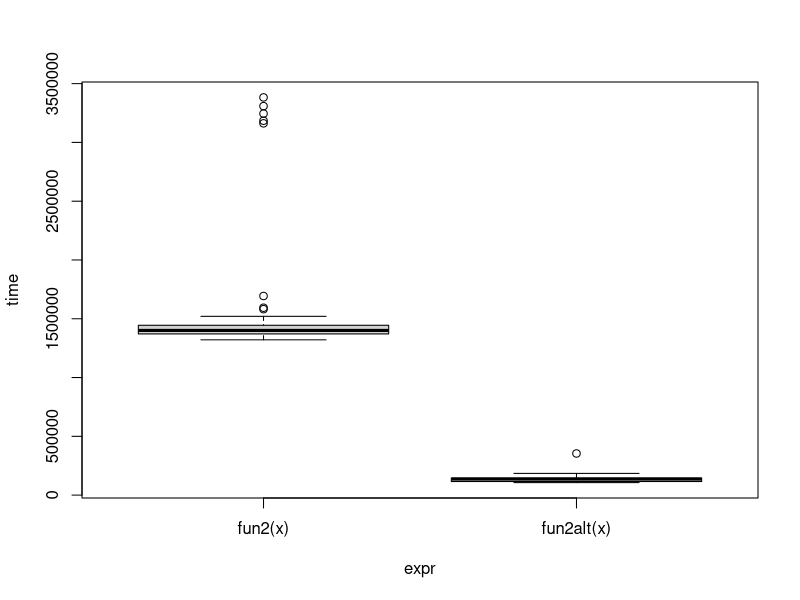
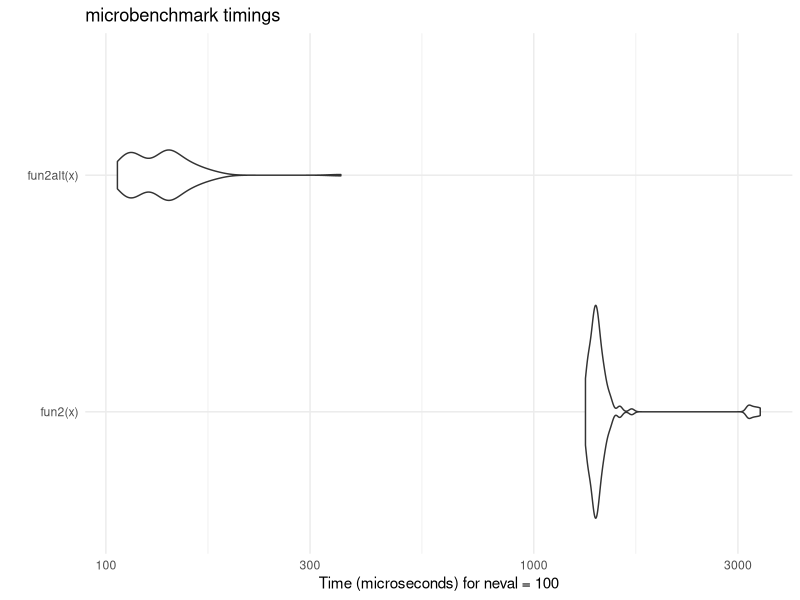

Source code (R) for these figures, in order:
## ---- chunk 1
fun1 <- function(n = 100, k = 4, lambda = 4) {
  x <- NULL
  
  for (i in 1:n)
    x <- rbind(x, rpois(k, lambda))
  
  return(x)
}

fun1alt <- function(n = 100, k = 4, lambda = 4) {
  matrix(rpois(n * k, lambda = lambda), ncol = k)
}

# Benchmarking
microbenchmark::microbenchmark(
  fun1(100),
  fun1alt(100),
  unit="ns"
)
## ---- chunk 2
# Data Generating Process (10 x 10,000 matrix)
set.seed(1234)
x <- matrix(rnorm(1e4), nrow=10)

# Find each column's max value
fun2 <- function(x) {
  apply(x, 2, max)
}

fun2alt <- function(x) {
  # YOUR CODE HERE
  x[cbind(max.col(t(x)), 1:ncol(x))]
  
  # avoid function calls inside loops
  # directly extracting the max values, without any loops
}

# Benchmarking
bench <- microbenchmark::microbenchmark(
  fun2(x),
  fun2alt(x),
  unit="us"
)
## ---- chunk 3
plot(bench)
ggplot2::autoplot(bench) +
  ggplot2::theme_minimal()
